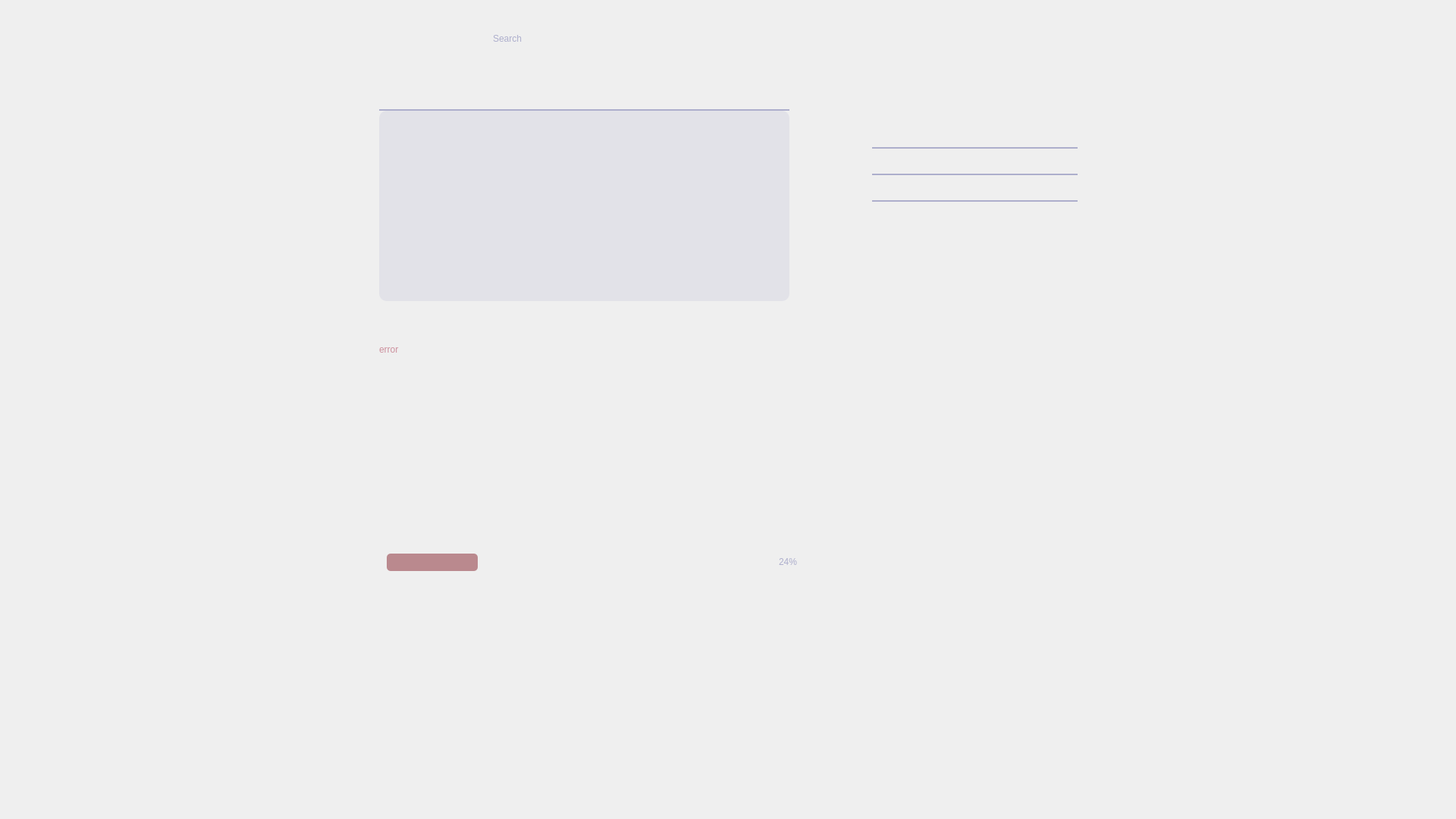
<?xml version="1.0" encoding="UTF-8"?>
<ui version="4.0">
 <class>Search</class>
 <widget class="QMainWindow" name="Search">
  <property name="geometry">
   <rect>
    <x>0</x>
    <y>0</y>
    <width>1920</width>
    <height>1080</height>
   </rect>
  </property>
  <property name="windowTitle">
   <string>Search</string>
  </property>
  <property name="styleSheet">
   <string notr="true">QMainWindow { 
background-image: url(:/images/images/background.png);
}</string>
  </property>
  <widget class="QWidget" name="centralwidget">
   <widget class="QPushButton" name="uploadButton">
    <property name="geometry">
     <rect>
      <x>1100</x>
      <y>110</y>
      <width>50</width>
      <height>50</height>
     </rect>
    </property>
    <property name="cursor">
     <cursorShape>PointingHandCursor</cursorShape>
    </property>
    <property name="styleSheet">
     <string notr="true">QPushButton {
background: transparent;
border: none;
}</string>
    </property>
    <property name="text">
     <string/>
    </property>
    <property name="icon">
     <iconset resource="recources.qrc">
      <normaloff>:/images/images/upload_icon.png</normaloff>
      <normalon>:/images/images/upload_icon.png</normalon>:/images/images/upload_icon.png</iconset>
    </property>
    <property name="iconSize">
     <size>
      <width>50</width>
      <height>50</height>
     </size>
    </property>
   </widget>
   <widget class="QLineEdit" name="searchLineEdit">
    <property name="geometry">
     <rect>
      <x>500</x>
      <y>105</y>
      <width>541</width>
      <height>41</height>
     </rect>
    </property>
    <property name="styleSheet">
     <string notr="true">QLineEdit {
font: 12pt &quot;Code Next-Trial&quot;;
background: transparent;
border: none;
border-bottom: 2px solid rgb(173, 174, 204);
color: rgb(173, 174, 204);

qproperty-placeholderText: &quot;search...&quot;;
color: rgb(173, 174, 204);
}

QLineEdit:!focus {
color: rgb(173, 174, 204);
}</string>
    </property>
    <property name="text">
     <string/>
    </property>
   </widget>
   <widget class="QLabel" name="searchLabel">
    <property name="geometry">
     <rect>
      <x>650</x>
      <y>20</y>
      <width>301</width>
      <height>61</height>
     </rect>
    </property>
    <property name="styleSheet">
     <string notr="true">color: rgb(173, 174, 204);
font: 50pt &quot;Code Next-Trial&quot;;
</string>
    </property>
    <property name="text">
     <string>Search</string>
    </property>
   </widget>
   <widget class="QPushButton" name="searchButton">
    <property name="geometry">
     <rect>
      <x>1023</x>
      <y>120</y>
      <width>20</width>
      <height>20</height>
     </rect>
    </property>
    <property name="cursor">
     <cursorShape>PointingHandCursor</cursorShape>
    </property>
    <property name="styleSheet">
     <string notr="true">QPushButton {
background: transparent;
border: none;
}</string>
    </property>
    <property name="text">
     <string/>
    </property>
    <property name="icon">
     <iconset resource="recources.qrc">
      <normaloff>:/images/images/search_icon.png</normaloff>
      <normalon>:/images/images/search_icon.png</normalon>:/images/images/search_icon.png</iconset>
    </property>
    <property name="iconSize">
     <size>
      <width>20</width>
      <height>20</height>
     </size>
    </property>
   </widget>
   <widget class="QPushButton" name="filterButton">
    <property name="geometry">
     <rect>
      <x>1110</x>
      <y>175</y>
      <width>20</width>
      <height>20</height>
     </rect>
    </property>
    <property name="cursor">
     <cursorShape>PointingHandCursor</cursorShape>
    </property>
    <property name="styleSheet">
     <string notr="true">QPushButton {
background: transparent;
border: none;
}</string>
    </property>
    <property name="text">
     <string/>
    </property>
    <property name="icon">
     <iconset resource="recources.qrc">
      <normaloff>:/images/images/filter_icon.png</normaloff>
      <normalon>:/images/images/filter_fill_icon.png</normalon>:/images/images/filter_icon.png</iconset>
    </property>
    <property name="iconSize">
     <size>
      <width>17</width>
      <height>17</height>
     </size>
    </property>
    <property name="checkable">
     <bool>true</bool>
    </property>
    <property name="checked">
     <bool>false</bool>
    </property>
   </widget>
   <widget class="QLineEdit" name="mustContainlineEdit">
    <property name="geometry">
     <rect>
      <x>1150</x>
      <y>155</y>
      <width>271</width>
      <height>41</height>
     </rect>
    </property>
    <property name="styleSheet">
     <string notr="true">QLineEdit {
font: 10pt &quot;Code Next-Trial&quot;;
background: transparent;
border: none;
border-bottom: 2px solid rgb(173, 174, 204);
color: rgb(173, 174, 204);
padding-bottom: -15px;

qproperty-placeholderText: &quot;must contain...&quot;;
color: rgb(173, 174, 204);
}

QLineEdit:!focus {
color: rgb(173, 174, 204);
}</string>
    </property>
    <property name="text">
     <string/>
    </property>
   </widget>
   <widget class="QLineEdit" name="atLeastContainLineEdit">
    <property name="geometry">
     <rect>
      <x>1150</x>
      <y>190</y>
      <width>271</width>
      <height>41</height>
     </rect>
    </property>
    <property name="styleSheet">
     <string notr="true">QLineEdit {
font: 10pt &quot;Code Next-Trial&quot;;
background: transparent;
border: none;
border-bottom: 2px solid rgb(173, 174, 204);
color: rgb(173, 174, 204);
padding-bottom: -15px;

qproperty-placeholderText: &quot;at least contain...&quot;;
color: rgb(173, 174, 204);
}

QLineEdit:!focus {
color: rgb(173, 174, 204);
}</string>
    </property>
    <property name="text">
     <string/>
    </property>
   </widget>
   <widget class="QLineEdit" name="notContainLineEdit">
    <property name="geometry">
     <rect>
      <x>1150</x>
      <y>225</y>
      <width>271</width>
      <height>41</height>
     </rect>
    </property>
    <property name="styleSheet">
     <string notr="true">QLineEdit {
font: 10pt &quot;Code Next-Trial&quot;;
background: transparent;
border: none;
border-bottom: 2px solid rgb(173, 174, 204);
color: rgb(173, 174, 204);
padding-bottom: -15px;

qproperty-placeholderText: &quot;not contain...&quot;;
color: rgb(173, 174, 204);
}

QLineEdit:!focus {
color: rgb(173, 174, 204);
}</string>
    </property>
    <property name="text">
     <string/>
    </property>
   </widget>
   <widget class="QLabel" name="errorLabel">
    <property name="geometry">
     <rect>
      <x>500</x>
      <y>440</y>
      <width>541</width>
      <height>41</height>
     </rect>
    </property>
    <property name="styleSheet">
     <string notr="true">QLabel {
font: 20pt &quot;Code Next-Trial&quot;;
qproperty-alignment: 'AlignHCenter';
	color: rgb(204, 143, 156);
}</string>
    </property>
    <property name="text">
     <string>error</string>
    </property>
   </widget>
   <widget class="QProgressBar" name="progressBar">
    <property name="geometry">
     <rect>
      <x>510</x>
      <y>730</y>
      <width>541</width>
      <height>23</height>
     </rect>
    </property>
    <property name="styleSheet">
     <string notr="true">QProgressBar {
border: 1px;
border-radius: 5px;
background-color: transparent;
text-align: right;
color: #adaecc;
padding-right: 40px;
}
QProgressBar::chunk {
background-color: rgb(186, 137, 142);
border-radius: 5px;
}</string>
    </property>
    <property name="value">
     <number>24</number>
    </property>
   </widget>
   <widget class="QTableWidget" name="tableWidget">
    <property name="geometry">
     <rect>
      <x>720</x>
      <y>410</y>
      <width>100</width>
      <height>100</height>
     </rect>
    </property>
    <property name="styleSheet">
     <string notr="true">QTableWidget {
background: transparent;
border: none;
font: 12pt &quot;Code Next-Trial&quot;;
color: rgb(204, 173, 174);
gridline-color: transparent;
}
QTableWidget::item:hover {
border-radius: 9px;
background-color: rgb(170, 113, 120);
}
QHeaderView {
background: transparent;
font: 12pt &quot;Code Next-Trial&quot;;
color: rgb(173, 174, 204);
}</string>
    </property>
    <attribute name="horizontalHeaderVisible">
     <bool>false</bool>
    </attribute>
    <attribute name="verticalHeaderVisible">
     <bool>false</bool>
    </attribute>
   </widget>
   <widget class="QListWidget" name="listWidget">
    <property name="geometry">
     <rect>
      <x>500</x>
      <y>146</y>
      <width>541</width>
      <height>251</height>
     </rect>
    </property>
    <property name="styleSheet">
     <string notr="true">QListWidget {
background-color: rgba(173, 174, 204, 0.2);
border: none;
border-radius: 10px;
font: 12pt &quot;Code Next-Trial&quot;;
color: #adaecc;
}
QListWidget::item:selected {
gridline-color: #adaecc;
}</string>
    </property>
   </widget>
  </widget>
 </widget>
 <resources>
  <include location="recources.qrc"/>
 </resources>
 <connections/>
</ui>
